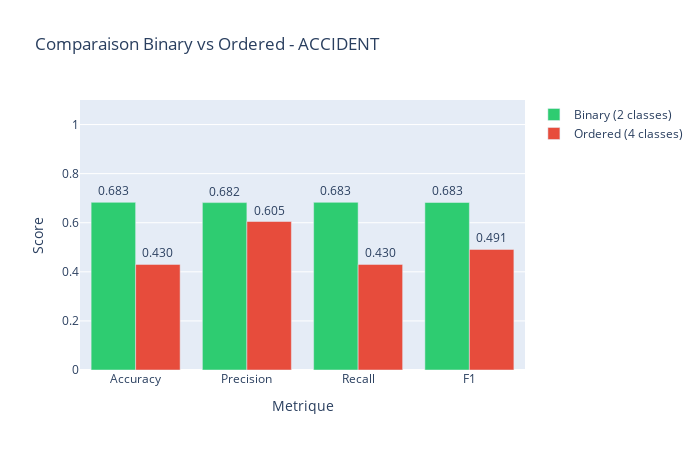

Source (notebook cell):
### Code cell
# Graphique comparatif Binary vs Ordered - ACCIDENT
all_metrics = ["Accuracy", "Precision", "Recall", "F1"]

# Barres groupees
acc_bin = df_comp[df_comp["Target"].str.contains("Binary")].iloc[0]
acc_ord = df_comp[df_comp["Target"].str.contains("Ordered")].iloc[0]

fig = go.Figure()

fig.add_trace(
    go.Bar(
        name="Binary (2 classes)",
        x=all_metrics,
        y=[acc_bin[m] for m in all_metrics],
        marker_color="#2ecc71",
        text=[f"{acc_bin[m]:.3f}" for m in all_metrics],
        textposition="outside",
    )
)

fig.add_trace(
    go.Bar(
        name="Ordered (4 classes)",
        x=all_metrics,
        y=[acc_ord[m] for m in all_metrics],
        marker_color="#e74c3c",
        text=[f"{acc_ord[m]:.3f}" for m in all_metrics],
        textposition="outside",
    )
)

fig.update_layout(
    title="Comparaison Binary vs Ordered - ACCIDENT",
    barmode="group",
    height=450,
    width=700,
    yaxis_range=[0, 1.1],
    xaxis_title="Metrique",
    yaxis_title="Score",
)
fig.show()

### Figure 1 — Plotly figure (JSON) as saved in the notebook; plotly's stock layout.template omitted (floating-point values rounded to 4 significant figures)
{"data": [{"marker": {"color": "#2ecc71"}, "name": "Binary (2 classes)", "text": ["0.683", "0.682", "0.683", "0.683"], "textposition": "outside", "type": "bar", "x": ["Accuracy", "Precision", "Recall", "F1"], "y": [0.6831, 0.6819, 0.6831, 0.6825]}, {"marker": {"color": "#e74c3c"}, "name": "Ordered (4 classes)", "text": ["0.430", "0.605", "0.430", "0.491"], "textposition": "outside", "type": "bar", "x": ["Accuracy", "Precision", "Recall", "F1"], "y": [0.4302, 0.6049, 0.4302, 0.4913]}], "layout": {"barmode": "group", "height": 450, "title": {"text": "Comparaison Binary vs Ordered - ACCIDENT"}, "width": 700, "xaxis": {"title": {"text": "Metrique"}}, "yaxis": {"range": [0, 1.1], "title": {"text": "Score"}}}}
